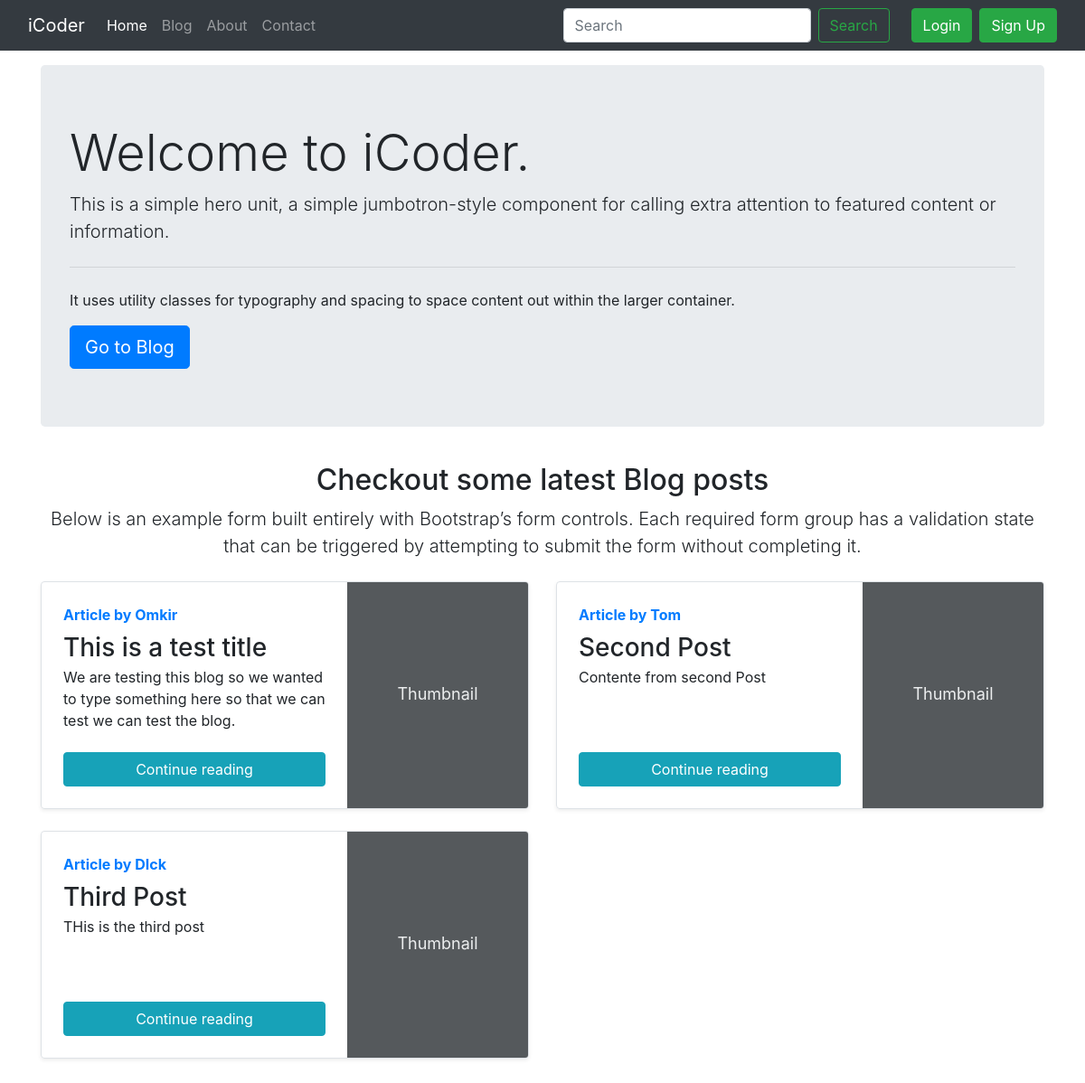
The page / on the database its author committed.
### blog/models.py (models this page shows, shortened)
class Post(models.Model):
	sno = models.AutoField(primary_key=True)
	title = models.CharField(max_length=255)
	content = models.TextField()
	author = models.CharField(max_length=30)
	slug = models.CharField(max_length=130)
	timestamp = models.DateTimeField(blank=True)

### home/views.py (the view)
# urls.py: path('', views.home, name="home"),
def home(request):
	allPosts = Post.objects.all()
	context = {'allPosts': allPosts}
	return render(request, 'home/home.html',context)

### templates/home/home.html (shortened to what this page needs)
{% extends "base.html" %}
{% block homeactive %}active{% endblock homeactive %}
{% block body %}
<div class="container my-3">
    <div class="jumbotron">
        <h1 class="display-4">Welcome to iCoder.</h1>
        <p class="lead">This is a simple hero unit, a simple jumbotron-style component for calling extra attention to featured content or information.</p>
        <hr class="my-4">
        <p>It uses utility classes for typography and spacing to space content out within the larger container.</p>
        <a class="btn btn-primary btn-lg" href="/blog" role="button">Go to Blog</a>
    </div>
</div>
<div class="container">
    <div class="py-2 text-center">
        <h2>Checkout some latest Blog posts</h2>
        <p class="lead">Below is an example form built entirely with Bootstrap’s form controls. Each required form group has a validation state that can be triggered by attempting to submit the form without completing it.</p>
    </div>
    <div class="row mb-2">
        {% for post in allPosts %}
        <div class="col-md-6">
            <div class="row no-gutters border rounded overflow-hidden flex-md-row mb-4 shadow-sm h-md-250 position-relative">
                <div class="col p-4 d-flex flex-column position-static">
                    <strong class="d-inline-block mb-2 text-primary">Article by {{post.author}}</strong>
                    <h3 class="mb-0">{{post.title}}</h3>
                    <p class="card-text mb-auto">{{post.content | truncatechars:150}}</p>
                    <a href="/blog/{{post.slug}}" role="button" class="btn btn-info mt-1">Continue reading</a>
                </div>
                <div class="col-auto d-none d-lg-block">
                    <svg class="bd-placeholder-img" width="200" height="250" xmlns="http://www.w3.org/2000/svg" role="img" aria-label="Placeholder: Thumbnail" preserveAspectRatio="xMidYMid slice" focusable="false">
                        <rect width="100%" height="100%" fill="#55595c"></rect><text x="50%" y="50%" fill="#eceeef" dy=".3em">Thumbnail</text>
                    </svg>
                </div>
            </div>
        </div>
        {% endfor %}
    </div>
</div>
{% endblock body %}

### templates/home/home.html (style rules this page uses)
.bd-placeholder-img { font-size: 1.125rem; text-anchor: middle; -webkit-user-select: none; -moz-user-select: none; -ms-user-select: none; user-select: none; }

### rows shown on the page
Post: author "Omkir", title "This is a test title", content "We are testing this blog so we wanted to type something here so that we can test we can test the blog."
Post: author "Tom", title "Second Post", content "Contente from second Post"
Post: author "DIck", title "Third Post", content "THis is the third post"
